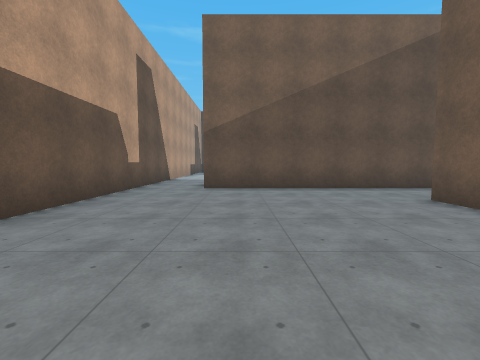
View 1 (above)

23 first-person views from a walk through a level from a Godot 3-D game. The camera is 1.5 m above the floor, tilts 4° down and sees 90° across. The floor is counted in squares, 2 m on a side. Each view is taken from the middle of a square. On the plan, view 1 faces up. The plan holds only what a view shows up to about 9 squares ahead; the rest is blank. The place goes on beyond the plan. Surface patterns are stand-ins for the level's own textures.

View 2
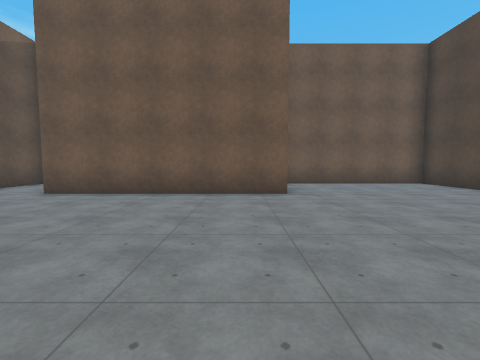

View 3
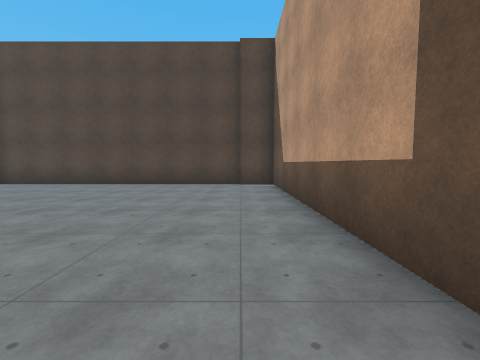

View 4
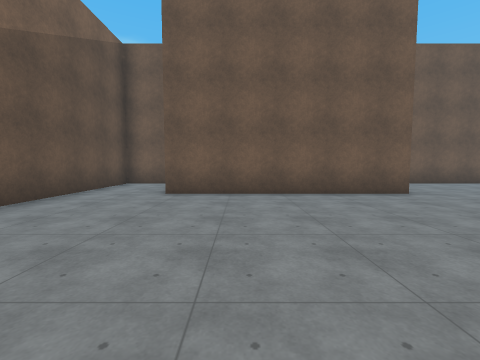

View 5
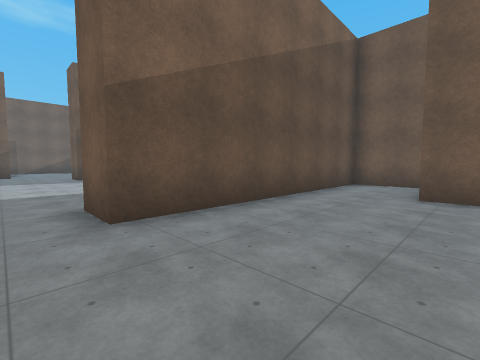

View 6
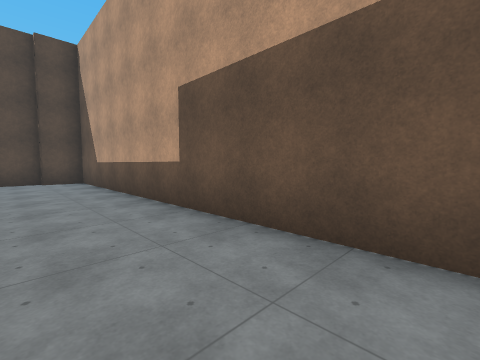

View 7
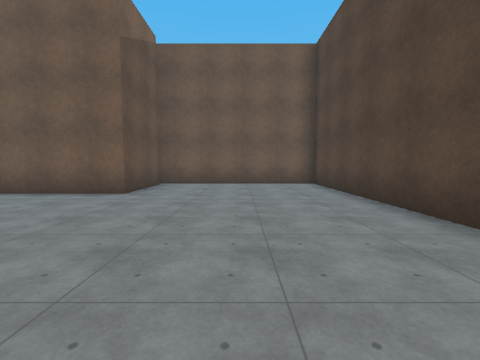

View 8
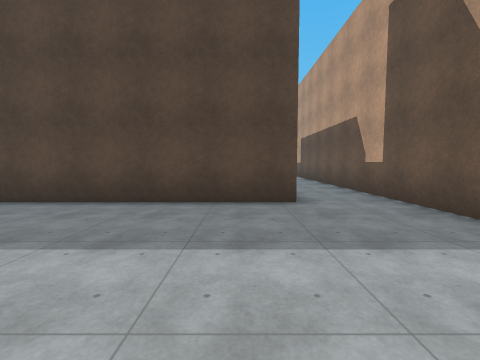

View 9
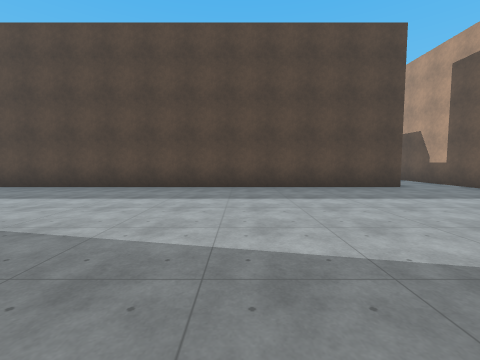

View 10
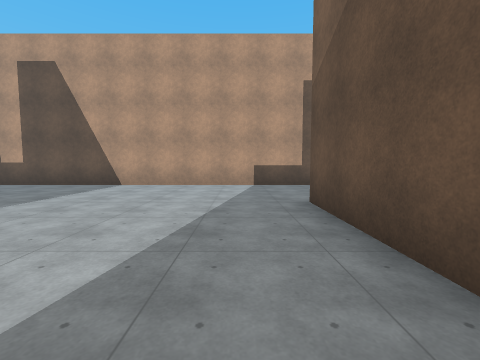

View 11
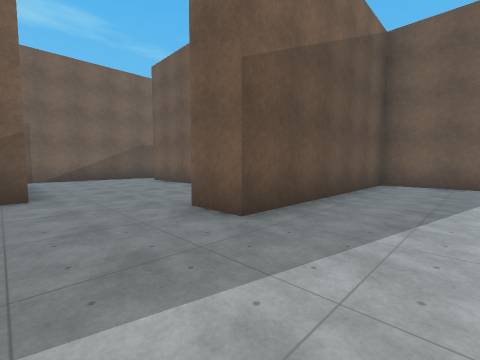

View 12
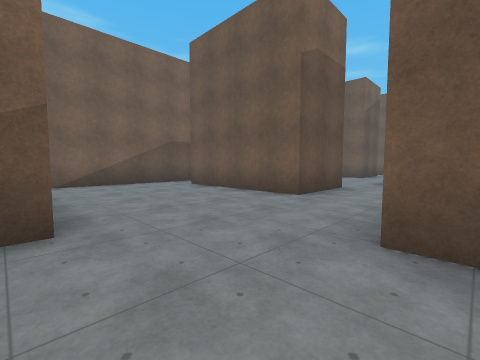

View 13
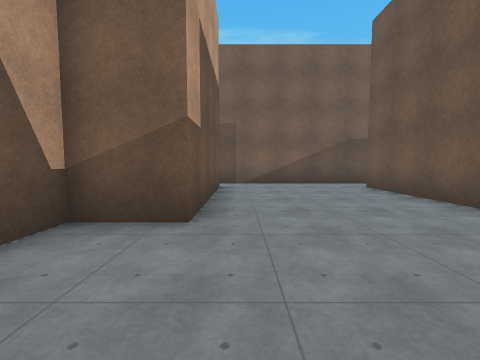

View 14
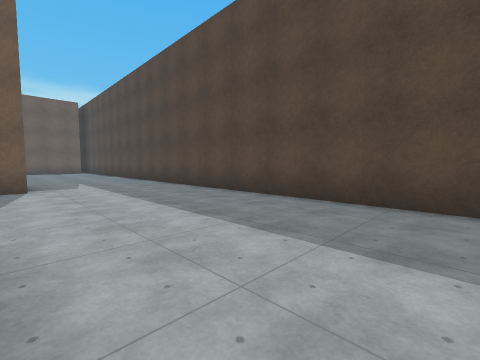

View 15
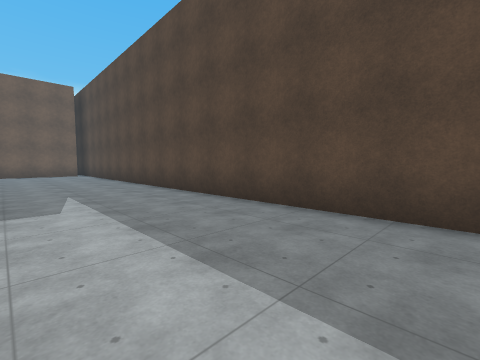

View 16
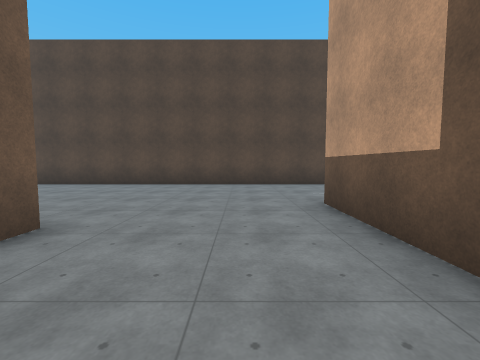

View 17
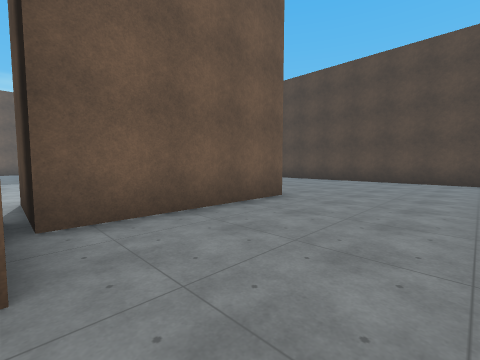

View 18
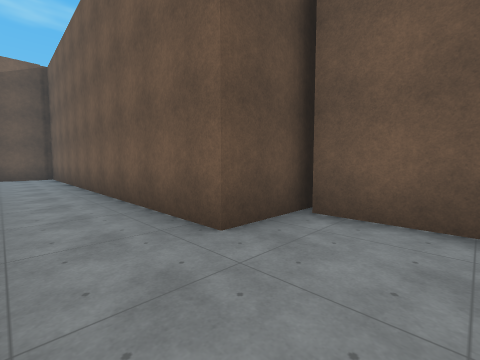

View 19
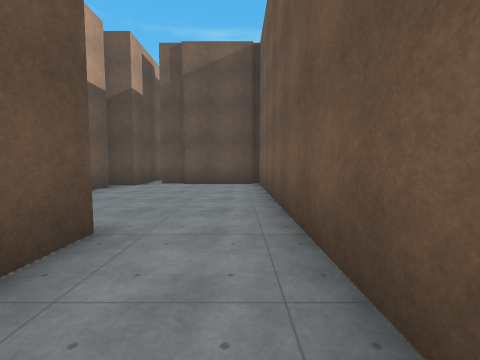

View 20
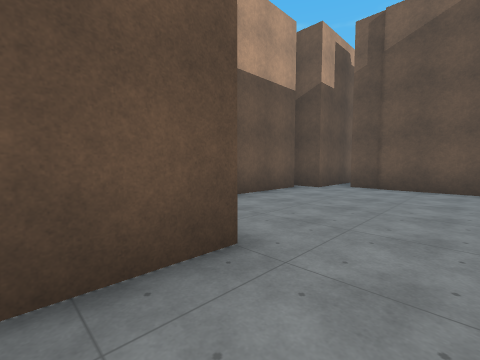

View 21
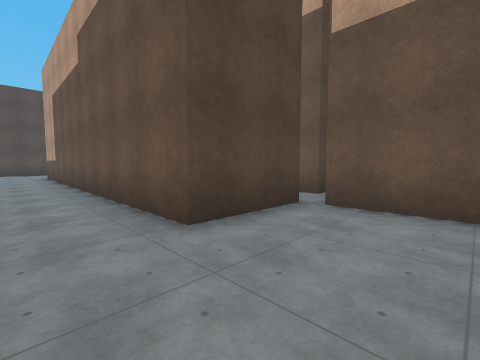

View 22
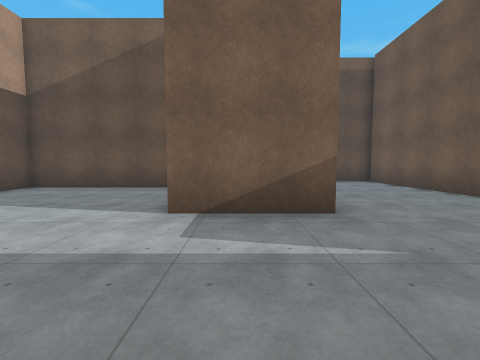

View 23
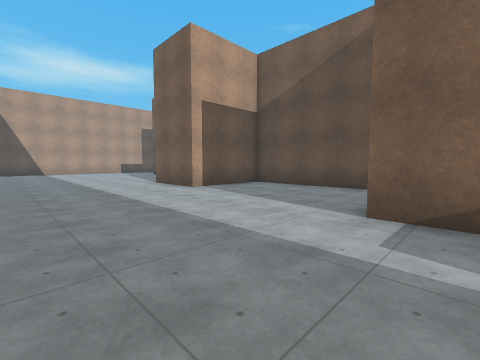

### Floor plan
Ten units are one square. View 1 is at (0, 0); x grows to the right and y downward. Boxes are objects, and circles mark ways between rooms. Rooms are numbered by the first view taken in them; rooms with no view inside come last. Other rooms are left out.
<svg viewBox="-37 -325 297 397">
<path fill="none" stroke="#000" d="M64 12 39 12 39 -49M-21 67 69 67 69 10M-32 -65 -32 65 -20 65M69 -52 69 -72 -11 -72M71 -139 71 -164 4 -164 4 -176M139 -164 96 -164 96 -133 75 -133M55 -200 30 -200 30 -245M174 -185 174 -125 149 -125 149 -131M213 -142 213 -188M219 -190 197 -190M-11 -72 -11 -84 255 -84M-32 -175 -32 -65M26 -259 -18 -259M-16 -245 -16 -200 -32 -200 -32 -191M149 -245 174 -245 174 -185M149 -296 149 -250M155 -320 155 -300M197 -190 197 -307 161 -307"/>
<circle cx="-20" cy="-75" r="3" fill="#2a7"/>
<circle cx="185" cy="-190" r="3" fill="#2a7"/>
<text x="10" y="0">1</text>
<text x="100" y="-140">2</text>
<text x="180" y="-260">3</text>
</svg>
Room 1 opens to room 2. Room 2 opens to room 3.

Where each view was taken, in squares from view 1:
view 1: 0 up, 0 right, facing up
view 2: 0 up, 2 left, facing right
view 3: 2 up, 2 left, facing down
view 4: 3 up, 2 left, facing right
view 5: 4 up, 2 left, facing up-right
view 6: 4 up, 1 left, facing down-left
view 7: 4 down, 2 left, facing right
view 8: 13 up, 0 right, facing down
view 9: 16 up, 4 right, facing down
view 10: 15 up, 5 right, facing left
view 11: 14 up, 2 left, facing up-right
view 12: 17 up, 2 left, facing up-right
view 13: 17 up, 1 left, facing up
view 14: 13 up, 7 right, facing down-right
view 15: 12 up, 11 right, facing down-right
view 16: 17 up, 19 right, facing down
view 17: 19 up, 18 right, facing down-right
view 18: 17 up, 18 right, facing up-right
view 19: 22 up, 19 right, facing up
view 20: 23 up, 19 right, facing up-left
view 21: 27 up, 19 right, facing down-left
view 22: 9 up, 16 right, facing up
view 23: 9 up, 16 right, facing up-left
